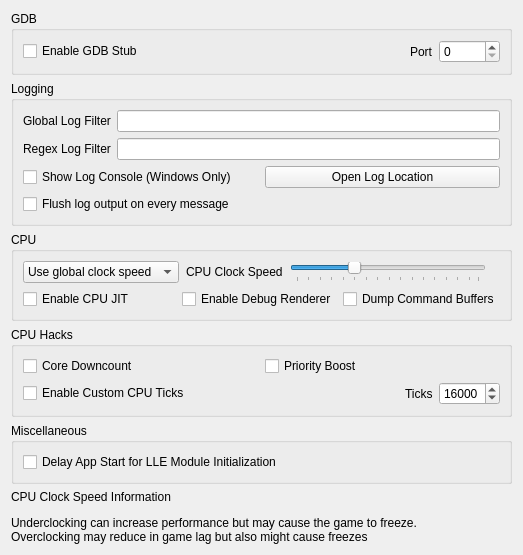
<?xml version="1.0" encoding="UTF-8"?>
<ui version="4.0">
 <class>ConfigureDebug</class>
 <widget class="QWidget" name="ConfigureDebug">
  <property name="geometry">
   <rect>
    <x>0</x>
    <y>0</y>
    <width>523</width>
    <height>458</height>
   </rect>
  </property>
  <property name="windowTitle">
   <string>Form</string>
  </property>
  <layout class="QVBoxLayout" name="verticalLayout_1">
   <item>
    <layout class="QVBoxLayout" name="verticalLayout_2">
     <item>
      <widget class="QGroupBox" name="groupBox">
       <property name="title">
        <string>GDB</string>
       </property>
       <layout class="QVBoxLayout" name="verticalLayout_3">
        <item>
         <layout class="QHBoxLayout" name="horizontalLayout_1">
          <item>
           <widget class="QCheckBox" name="toggle_gdbstub">
            <property name="text">
             <string>Enable GDB Stub</string>
            </property>
           </widget>
          </item>
          <item>
           <spacer name="horizontalSpacer_1">
            <property name="orientation">
             <enum>Qt::Horizontal</enum>
            </property>
            <property name="sizeHint" stdset="0">
             <size>
              <width>40</width>
              <height>20</height>
             </size>
            </property>
           </spacer>
          </item>
          <item>
           <widget class="QLabel" name="label_2">
            <property name="text">
             <string>Port</string>
            </property>
           </widget>
          </item>
          <item>
           <widget class="QSpinBox" name="gdbport_spinbox">
            <property name="maximum">
             <number>65536</number>
            </property>
           </widget>
          </item>
         </layout>
        </item>
       </layout>
      </widget>
     </item>
    </layout>
   </item>
   <item>
    <widget class="QGroupBox" name="groupBox_2">
     <property name="title">
      <string>Logging</string>
     </property>
     <layout class="QVBoxLayout" name="verticalLayout_4">
      <item>
       <layout class="QHBoxLayout" name="horizontalLayout_2">
        <item>
         <widget class="QLabel" name="label">
          <property name="text">
           <string>Global Log Filter</string>
          </property>
         </widget>
        </item>
        <item>
         <widget class="QLineEdit" name="log_filter_edit"/>
        </item>
       </layout>
      </item>
      <item>
       <layout class="QHBoxLayout" name="horizontalLayout_3">
        <item>
         <widget class="QLabel" name="label_3">
          <property name="text">
           <string>Regex Log Filter</string>
          </property>
         </widget>
        </item>
        <item>
         <widget class="QLineEdit" name="log_regex_filter_edit"/>
        </item>
       </layout>
      </item>
      <item>
       <layout class="QHBoxLayout" name="horizontalLayout_4">
        <item>
         <widget class="QCheckBox" name="toggle_console">
          <property name="text">
           <string>Show Log Console (Windows Only)</string>
          </property>
         </widget>
        </item>
        <item>
         <widget class="QPushButton" name="open_log_button">
          <property name="text">
           <string>Open Log Location</string>
          </property>
         </widget>
        </item>
       </layout>
      </item>
      <item>
        <widget class="QCheckBox" name="instant_debug_log">
          <property name="text">
            <string>Flush log output on every message</string>
          </property>
          <property name="toolTip">
            <string>&lt;html&gt;&lt;body&gt;Immediately commits the debug log to file. Use this if citra crashes and the log output is being cut.&lt;br&gt;Enabling this feature will decrease performance, only use it for debugging purposes.&lt;/body&gt;&lt;/html&gt;</string>
          </property>
        </widget>
      </item>
     </layout>
    </widget>
   </item>
   <item>
    <widget class="QGroupBox" name="groupBox_4">
     <property name="title">
      <string>CPU</string>
     </property>
     <layout class="QVBoxLayout" name="verticalLayout_5">
      <item>
       <widget class="QWidget" name="clock_speed_widget" native="true">
        <layout class="QHBoxLayout" name="clock_speed_layout">
         <property name="spacing">
          <number>7</number>
         </property>
         <property name="leftMargin">
          <number>0</number>
         </property>
         <property name="topMargin">
          <number>0</number>
         </property>
         <property name="rightMargin">
          <number>0</number>
         </property>
         <property name="bottomMargin">
          <number>0</number>
         </property>
         <item>
          <widget class="QComboBox" name="clock_speed_combo">
           <item>
            <property name="text">
             <string>Use global clock speed</string>
            </property>
           </item>
           <item>
            <property name="text">
             <string>Set clock speed:</string>
            </property>
           </item>
          </widget>
         </item>
         <item>
          <widget class="QLabel" name="clock_speed_label">
           <property name="text">
            <string>CPU Clock Speed</string>
           </property>
          </widget>
         </item>
         <item>
          <widget class="QSlider" name="slider_clock_speed">
           <property name="toolTip">
            <string>&lt;html&gt;&lt;body&gt;Changes the emulated CPU clock frequency.&lt;br&gt;Underclocking can increase performance but may cause the game to freeze.&lt;br&gt;Overclocking may reduce in game lag but also might cause freezes.&lt;/body&gt;&lt;/html&gt;</string>
           </property>
           <property name="minimum">
            <number>0</number>
           </property>
           <property name="maximum">
            <number>79</number>
           </property>
           <property name="singleStep">
            <number>5</number>
           </property>
           <property name="pageStep">
            <number>15</number>
           </property>
           <property name="value">
            <number>25</number>
           </property>
           <property name="orientation">
            <enum>Qt::Horizontal</enum>
           </property>
           <property name="tickPosition">
            <enum>QSlider::TicksBelow</enum>
           </property>
          </widget>
         </item>
         <item>
          <widget class="QLabel" name="clock_display_label">
           <property name="text">
            <string/>
           </property>
           <property name="alignment">
            <set>Qt::AlignRight|Qt::AlignTrailing|Qt::AlignVCenter</set>
           </property>
          </widget>
         </item>
        </layout>
       </widget>
      </item>
      <item>
       <layout class="QGridLayout" name="gridLayout_1">
        <item row="0" column="0">
         <widget class="QCheckBox" name="toggle_cpu_jit">
          <property name="toolTip">
           <string>&lt;html&gt;&lt;head/&gt;&lt;body&gt;&lt;p&gt;Enables the use of the ARM JIT compiler for emulating the 3DS CPUs. Don't disable unless for debugging purposes&lt;/p&gt;&lt;/body&gt;&lt;/html&gt;</string>
          </property>
          <property name="text">
           <string>Enable CPU JIT</string>
          </property>
         </widget>
        </item>
        <item row="0" column="1">
         <widget class="QCheckBox" name="toggle_renderer_debug">
          <property name="text">
           <string>Enable Debug Renderer</string>
          </property>
          <property name="toolTip">
           <string>&lt;html&gt;&lt;head/&gt;&lt;body&gt;&lt;p&gt;Note: Vulkan debug renderer requires the Vulkan SDK to be installed.&lt;/p&gt;&lt;/body&gt;&lt;/html&gt;</string>
          </property>
         </widget>
        </item>
        <item row="0" column="2">
         <widget class="QCheckBox" name="toggle_dump_command_buffers">
          <property name="text">
           <string>Dump Command Buffers</string>
          </property>
         </widget>
        </item>
       </layout>
      </item>
     </layout>
    </widget>
   </item>
   <item>
    <widget class="QGroupBox" name="groupBox_5">
     <property name="title">
      <string>CPU Hacks</string>
     </property>
     <layout class="QVBoxLayout" name="verticalLayout_6">
      <item>
       <layout class="QGridLayout" name="gridLayout_2">
        <item row="0" column="0">
         <widget class="QCheckBox" name="toggle_core_downcount_hack">
          <property name="toolTip">
           <string>&lt;html&gt;&lt;head/&gt;&lt;body&gt;&lt;p&gt;When enabled, core downcount will be limited to a smaller time slice, reducing CPU usage. It may improve performance for low-end devices or GPU hungry games.&lt;/p&gt;&lt;/body&gt;&lt;/html&gt;</string>
          </property>
          <property name="text">
           <string>Core Downcount</string>
          </property>
         </widget>
        </item>
        <item row="0" column="1">
         <widget class="QCheckBox" name="toggle_priority_boost">
          <property name="toolTip">
           <string>&lt;html&gt;&lt;head/&gt;&lt;body&gt;&lt;p&gt;Boost low priority starved threads during kernel rescheduling. It may improve performance, at the cost of freezing during cutsences for some games&lt;/p&gt;&lt;/body&gt;&lt;/html&gt;</string>
          </property>
          <property name="text">
           <string>Priority Boost</string>
          </property>
         </widget>
        </item>
       </layout>
      </item>
      <item>
       <layout class="QHBoxLayout" name="custom_cpu_ticks_layout">
        <item>
         <widget class="QCheckBox" name="toggle_custom_cpu_ticks">
          <property name="toolTip">
           <string>&lt;html&gt;&lt;body&gt;Set a custom value of CPU ticks. Higher values can increase performance but if they're too high, it may cause the game to freeze. A range of 77-21000 is recommended.&lt;/body&gt;&lt;/html&gt;</string>
          </property>
          <property name="text">
           <string>Enable Custom CPU Ticks</string>
          </property>
         </widget>
        </item>
        <item>
         <spacer name="horizontalSpacer_2">
          <property name="orientation">
           <enum>Qt::Horizontal</enum>
          </property>
          <property name="sizeHint" stdset="0">
           <size>
            <width>40</width>
            <height>20</height>
           </size>
          </property>
         </spacer>
        </item>
        <item>
         <widget class="QLabel" name="label_custom_cpu_ticks">
          <property name="text">
           <string>Ticks</string>
          </property>
         </widget>
        </item>
        <item>
         <widget class="QSpinBox" name="custom_cpu_ticks_spinbox">
          <property name="minimum">
           <number>77</number>
          </property>
          <property name="maximum">
           <number>65535</number>
          </property>
          <property name="value">
           <number>16000</number>
          </property>
         </widget>
        </item>
       </layout>
      </item>
     </layout>
    </widget>
   </item>
   <item>
    <widget class="QGroupBox" name="groupBox_6">
     <property name="title">
      <string>Miscellaneous</string>
     </property>
     <layout class="QGridLayout" name="gridLayout_3">
      <item row="1" column="0">
       <widget class="QCheckBox" name="delay_start_for_lle_modules">
        <property name="toolTip">
         <string>&lt;html&gt;&lt;head/&gt;&lt;body&gt;&lt;p&gt;Introduces a delay to the first ever launched app thread if LLE modules are enabled, to allow them to initialize.&lt;/p&gt;&lt;/body&gt;&lt;/html&gt;</string>
        </property>
        <property name="text">
         <string>Delay App Start for LLE Module Initialization</string>
        </property>
       </widget>
      </item>
     </layout>
    </widget>
   </item>
   <item>
    <widget class="QLabel" name="label_cpu_clock_info">
     <property name="text">
      <string>&lt;html&gt;&lt;head/&gt;&lt;body&gt;&lt;p&gt;CPU Clock Speed Information&lt;/p&gt;&lt;p&gt;Underclocking can increase performance but may cause the game to freeze.&lt;br /&gt;Overclocking may reduce in game lag but also might cause freezes&lt;/p&gt;&lt;/body&gt;&lt;/html&gt;</string>
     </property>
     <property name="textFormat">
      <enum>Qt::RichText</enum>
     </property>
    </widget>
   </item>
   <item>
    <spacer name="verticalSpacer">
     <property name="orientation">
      <enum>Qt::Vertical</enum>
     </property>
     <property name="sizeHint" stdset="0">
      <size>
       <width>20</width>
       <height>40</height>
      </size>
     </property>
    </spacer>
   </item>
  </layout>
 </widget>
 <tabstops>
  <tabstop>toggle_gdbstub</tabstop>
  <tabstop>gdbport_spinbox</tabstop>
  <tabstop>log_filter_edit</tabstop>
  <tabstop>toggle_console</tabstop>
  <tabstop>open_log_button</tabstop>
 </tabstops>
 <resources/>
 <connections>
  <connection>
   <sender>toggle_gdbstub</sender>
   <signal>toggled(bool)</signal>
   <receiver>gdbport_spinbox</receiver>
   <slot>setEnabled(bool)</slot>
   <hints>
    <hint type="sourcelabel">
     <x>84</x>
     <y>157</y>
    </hint>
    <hint type="destinationlabel">
     <x>342</x>
     <y>158</y>
    </hint>
   </hints>
  </connection>
 </connections>
</ui>
